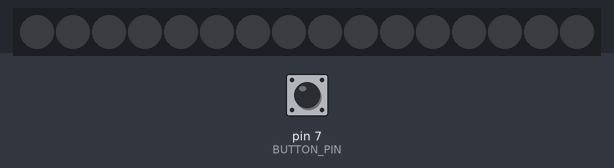
The sketch below on a simulated Arduino Uno, built with avr-gcc and run on an emulated ATmega328P. Parts: 16 RGB LEDs in strip order, left to right. Inputs (shaded band) come from the test bench; at power-on: pin 7 (BUTTON_PIN) HIGH. Dim RGB values are drawn brighter than linear.

Above: at 1.2 s.
1.3 s: pin 7 (BUTTON_PIN) pulsed LOW 5 times (0.12 s each, 0.3 s apart)
At 2.99 s:
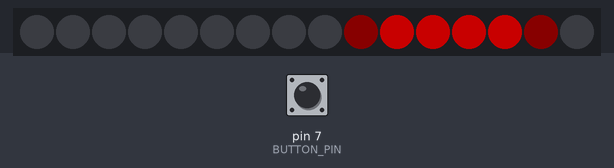
At 4.6 s:
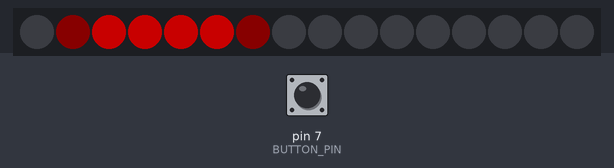
Timing chart, 0 to 6.1 s (numbered marks = the images above; inputs shaded):
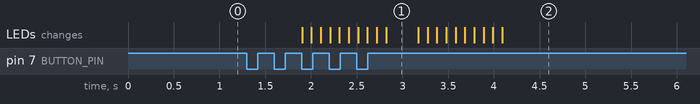

Measured:
- after the input at 1.3 s, the LEDs: first change after 0.60 s (image 1 shows a later state)

The sketch:

buttoncon.ino
```cpp
#include <Adafruit_NeoPixel.h>
#define PIN 8
#define BUTTON_PIN   7
#define NUM_LEDS 16
#define PIXEL_COUNT 16
#define BRIGHTNESS 100
// Parameter 1 = number of pixels in strip
// Parameter 2 = pin number (most are valid)
// Parameter 3 = pixel type flags, add together as needed:
//   NEO_KHZ800  800 KHz bitstream (most NeoPixel products w/WS2812 LEDs)
//   NEO_KHZ400  400 KHz (classic 'v1' (not v2) FLORA pixels, WS2811 drivers)
//   NEO_GRB     Pixels are wired for GRB bitstream (most NeoPixel products)
//   NEO_RGB     Pixels are wired for RGB bitstream (v1 FLORA pixels, not v2)
Adafruit_NeoPixel strip = Adafruit_NeoPixel(NUM_LEDS, PIN, NEO_GRB + NEO_KHZ800);


bool oldState = HIGH;
int showType = 1;

void setup() {
  pinMode(BUTTON_PIN, INPUT_PULLUP);
  strip.setBrightness(BRIGHTNESS);
  strip.begin();
  strip.show(); // Initialize all pixels to 'off'
}


void loop() {
  // Get current button state.
  bool newState = digitalRead(BUTTON_PIN);

  // Check if state changed from high to low (button press).
  if (newState == LOW && oldState == HIGH) {
    // Short delay to debounce button.
    delay(1);
    // Check if button is still low after debounce.
    newState = digitalRead(BUTTON_PIN);
    if (newState == LOW) {
      showType++;
      if (showType > 3)
        showType=0;
      startShow(showType);
    }
  }

  // Set the last button state to the old state.
  oldState = newState;
}


void startShow(int i) {
  switch(i){
  //  case 0: colorWipe(strip.Color(0, 0, 0), 50);    // Black/off

    case 0: CylonBounce(0xff, 0, 0, 4, 100, 250);
            break;
    case 1: FadeInOut(0x00, 0x00, 0xff); // blue
            break;

  }
}

// Fill the dots one after the other with a color
void colorWipe(uint32_t c, uint8_t wait) {
  for(uint16_t i=0; i<strip.numPixels(); i++) {
    strip.setPixelColor(i, c);
    strip.show();
    delay(wait);
  }
}

void CylonBounce(byte red, byte green, byte blue, int EyeSize, int SpeedDelay, int ReturnDelay){

  for(int i = 0; i < NUM_LEDS-EyeSize-2; i++) {
    setAll(0,0,0);
    setPixel(i, red/10, green/10, blue/10);
    for(int j = 1; j <= EyeSize; j++) {
      setPixel(i+j, red, green, blue);
    }
    setPixel(i+EyeSize+1, red/10, green/10, blue/10);
    showStrip();
    delay(SpeedDelay);
  }

  delay(ReturnDelay);

  for(int i = NUM_LEDS-EyeSize-2; i > 0; i--) {
    setAll(0,0,0);
    setPixel(i, red/10, green/10, blue/10);
    for(int j = 1; j <= EyeSize; j++) {
      setPixel(i+j, red, green, blue);
    }
    setPixel(i+EyeSize+1, red/10, green/10, blue/10);
    showStrip();
    delay(SpeedDelay);
  }

  delay(ReturnDelay);
}


void FadeInOut(byte red, byte green, byte blue){
  float r, g, b;

  for(int k = 0; k < 256; k=k+1) {
    r = (k/256.0)*red;
    g = (k/256.0)*green;
    b = (k/256.0)*blue;
    setAll(r,g,b);
    showStrip();
  }

  for(int k = 255; k >= 0; k=k-2) {
    r = (k/256.0)*red;
    g = (k/256.0)*green;
    b = (k/256.0)*blue;
    setAll(r,g,b);
    showStrip();
  }
}


// Input a value 0 to 255 to get a color value.
// The colours are a transition r - g - b - back to r.
uint32_t Wheel(byte WheelPos) {
  WheelPos = 255 - WheelPos;
  if(WheelPos < 85) {
    return strip.Color(255 - WheelPos * 3, 0, WheelPos * 3);
  }
  if(WheelPos < 170) {
    WheelPos -= 85;
    return strip.Color(0, WheelPos * 3, 255 - WheelPos * 3);
  }
  WheelPos -= 170;
  return strip.Color(WheelPos * 3, 255 - WheelPos * 3, 0);
}

uint8_t red(uint32_t c) {
  return (c >> 8);
}
uint8_t green(uint32_t c) {
  return (c >> 16);
}
uint8_t blue(uint32_t c) {
  return (c);
}


void showStrip() {
 #ifdef ADAFRUIT_NEOPIXEL_H
   // NeoPixel
   strip.show();
 #endif
 #ifndef ADAFRUIT_NEOPIXEL_H
   // FastLED
   FastLED.show();
 #endif
}

void setPixel(int Pixel, byte red, byte green, byte blue) {
 #ifdef ADAFRUIT_NEOPIXEL_H
   // NeoPixel
   strip.setPixelColor(Pixel, strip.Color(red, green, blue));
 #endif
 #ifndef ADAFRUIT_NEOPIXEL_H
   // FastLED
   leds[Pixel].r = red;
   leds[Pixel].g = green;
   leds[Pixel].b = blue;
 #endif
}

void setAll(byte red, byte green, byte blue) {
  for(int i = 0; i < NUM_LEDS; i++ ) {
    setPixel(i, red, green, blue);
  }
  showStrip();
}
```
